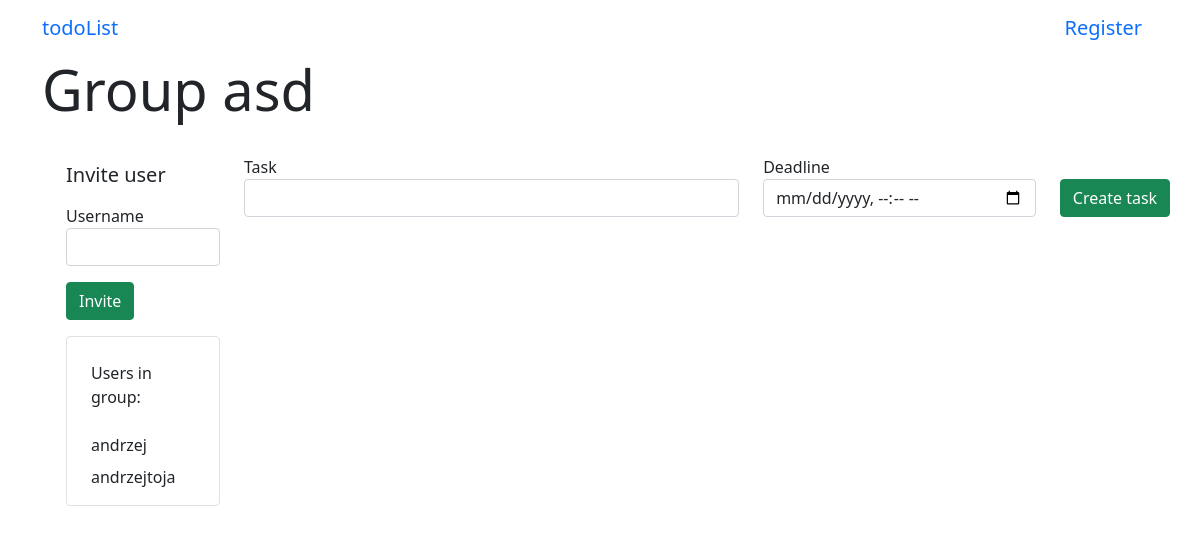
The page /group/2 on the database as committed earlier.
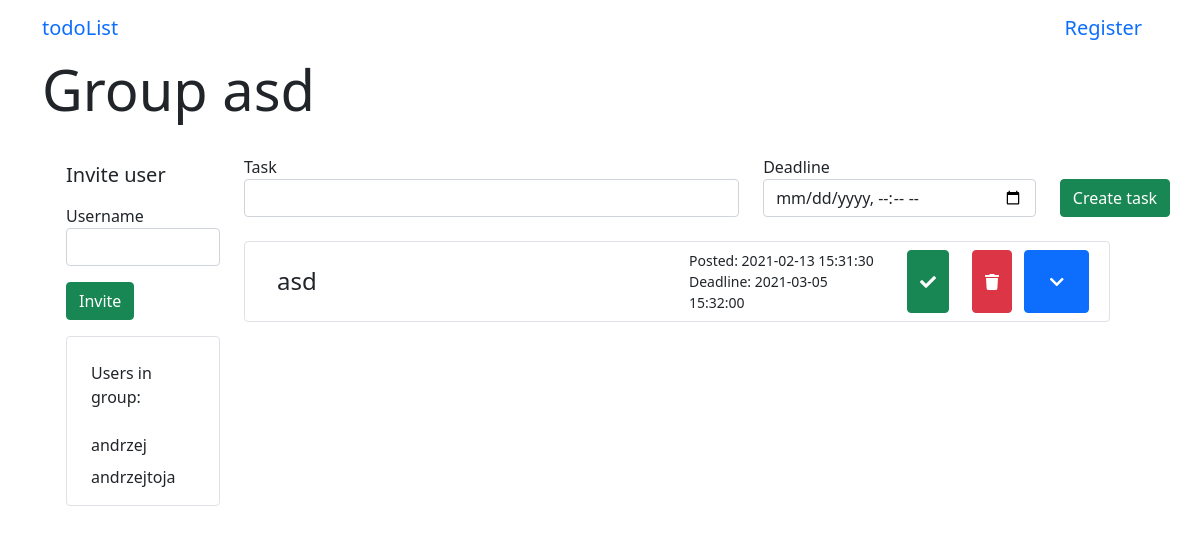
The same page on the database as committed later.
### app/models.py (models this page shows, shortened)
class Group(db.Model):
    id = db.Column(db.Integer, primary_key=True)
    name = db.Column(db.String(64))
    users = db.relationship(
        "User",
        secondary=group_table,
        back_populates="groups")
    tasks = db.relationship('Task', backref='group', lazy='dynamic')

class User(UserMixin, db.Model):
    id = db.Column(db.Integer, primary_key=True)
    username = db.Column(db.String(64), index=True, unique=True)
    email = db.Column(db.String(64), index=True, unique=True)
    password_hash = db.Column(db.String(128))
    tasks = db.relationship('Task', backref='author', lazy='dynamic')
    sent_messages = db.relationship('Message', backref="sender", lazy='dynamic', foreign_keys='Message.sender_id')
    messages = db.relationship('Message', backref="receiver", lazy='dynamic', foreign_keys='Message.receiver_id')
    authenticated = db.Column(db.Boolean, index=True, default=False)
    groups = db.relationship(
        'Group',
        secondary=group_table,
        back_populates="users")

class Task(db.Model):
    id = db.Column(db.Integer, primary_key=True)
    task = db.Column(db.String(140))
    timestamp = db.Column(db.DateTime, index=True, default=datetime.now())
    deadline = db.Column(db.DateTime, index=True)
    is_completed = db.Column(db.Boolean, default=False)
    description = db.Column(db.String(500), default="")
    subtasks = db.relationship('Subtask', backref='main_task', lazy='dynamic')
    user_id = db.Column(db.Integer, db.ForeignKey('user.id'))
    group_id = db.Column(db.Integer, db.ForeignKey('group.id'))

### app/routes.py (the view, shortened to what this page needs)
@login_required
@app.route('/group/<id>', methods=['GET', 'POST'])
def group(id):
    form = GroupInvititionsForm()
    task_form = TaskForm()
    group = Group.query.filter_by(id=id).first()
    tasks = group.tasks
    if task_form.submit1.data and task_form.validate_on_submit():
        task = Task(task=task_form.task.data, deadline=task_form.deadline.data, group=group)
        db.session.add(task)
        db.session.commit()
        tasks = group.tasks
        return redirect(url_for('group', id=id))
    return render_template('group.html', form=form, group=group, tasks=tasks, task_form=task_form)

### app/forms.py (shortened to what this page needs)
class GroupInvititionsForm(FlaskForm):
    name = StringField('Username', validators=[DataRequired()])
    submit = SubmitField('Invite')

class TaskForm(FlaskForm):
    task = StringField('Task', validators=[DataRequired()])
    deadline = DateTimeLocalField('Deadline', validators=[DataRequired()], format='%Y-%m-%dT%H:%M')
    submit1 = SubmitField('Create task')

### app/templates/group.html (shortened to what this page needs)
{% extends 'base.html' %}
{% block start %}Group {{ group.name }}{% endblock %}
{% block body %}
    <div class="container row">
        <div class="container col-2">
            <form action="" method="POST">
                <div class="mt-4">
                    <small class="h5">Invite user</small>
                    <p class="mt-3">
                        {{ form.name.label }}
                        {{ form.name(class_="form-control") }}
                    </p>
                    <p>
                        {{ form.submit(class_="btn btn-success") }}
                    </p>
                </div>
            </form>
            <div class="container border rounded mb-2">
                <div class="row mt-3">
                    <p class="mt-2">
                        Users in group:
                        {% for user in group.users %}
                            <div class="mt-2">
                                {{ user.username }}
                            </div>
                        {% endfor %}
                    </p>
                </div>
            </div>
        </div>
        <div class="container col-10 mt-3">
            <form action="" method="POST" class="add-task">
                <div class="row">
                    <p class="col-7">
                        {{ task_form.task.label }}
                        {{ task_form.task(class_="form-control") }}
                    </p>
                    <p class="col-4">
                        {{ task_form.deadline.label }}
                        {{ task_form.deadline(class_="form-control date-input", type="datetime-local") }}
                    </p>
                    <p class="col-1">
                        {{ task_form.submit1(class_="btn btn-success mt-4") }}
                    </p>
                </div>
            </form>
            <div class="tasks">
                <div class="accordion" id="acc">
                    {% for task in tasks %}
                        <div class="accordion-item p-2 mt-2 mb-2 border rounded">
                            <div class="accordion-header row" id={{ "task" + task.id|string }}>
                                <div class="col-6 h4 my-auto">
                                    {% if task.is_completed %}
                                        <s class="container">{{ task.task }}</s>
                                    {% else %}
                                        <div class="container">{{ task.task }}</div>
                                    {% endif %}
                                </div>
                                <div class="col-3 my-auto">
                                    <div class="date">
                                        Posted: {{ task.timestamp.strftime("%Y-%m-%d %H:%M:%S") }}
                                    </div>
                                    {% if task.deadline.timestamp() - task.timestamp.timestamp() < 0 %}
                                        <div class="date text-danger">
                                            Deadline: {{ task.deadline }}
                                        </div>
                                    {% else %}
                                        <div class="date" color="red">
                                            Deadline: {{ task.deadline }}
                                        </div>
                                    {% endif %}
                                </div>
                                <div class="col-3 row">
                                    <form class="col-4 form-temp" action={{ "/change_status/" + task.id|string }}>
                                        {% if task.is_completed %}
                                            <button type="submit" class="btn btn-warning form-item h-100"><i class="fas fa-times"></i></button>
                                        {% else %}
                                            <button type="submit" class="btn btn-success form-item h-100"><i class="fas fa-check"></i></button>
                                        {% endif %}
                                    </form>
                                    <form class="col-4 form-temp" action={{ "/delete/" + task.id|string }}>
                                        <button type="submit" class="btn btn-danger w-100 h-100 form-item"><i class="fas fa-trash"></i></button>
                                    </form>
                                    <button class="btn btn-primary col-4" type="button" data-toggle="collapse" data-target={{ "#collapse" + task.id|string }} aria-expanded="false" aria-controls={{ "collapse" + task.id|string }}>
                                        <i class="fas fa-chevron-down"></i>
                                    </button>
                                </div>
                            </div>
                        </div>
                    </div>
                {% endfor %}
            </div>
        </div>
    </div>
{% endblock %}

### app/templates/base.html (shortened to what this page needs)
<!DOCTYPE html>
<html lang="en">
<head>
    <link href="{{ url_for('static', filename='css/main.css') }}" rel="stylesheet">
    <link href="https://cdn.jsdelivr.net/npm/bootstrap@5.0.0-beta1/dist/css/bootstrap.min.css" rel="stylesheet">
    <link rel="stylesheet" href="https://cdnjs.cloudflare.com/ajax/libs/font-awesome/5.15.2/css/all.min.css" />
</head>
<body>
    <header class="site-header container">
        <nav class="navbar">
            <a class="navbar-brand" href="/menu">todoList</a>
            {% if current_user.is_authenticated %}
                <a class="navbar-brand" href="/groups">Groups</a>
                <a class="navbar-brand" href="/messages">Messages</a>
                <a class="navbar-brand" href="/logout">Logout</a>
            {% else %}
                <a class="navbar-brand" href="/register">Register</a>
            {% endif %}
        </nav>
    </header>
    <div class="container">
        <div class="page-header">
            <h1 class="display-4">{% block start %}{% endblock %}</h1>
        </div>
        {% block body %}{% endblock %}
    </div>
</body>
</html>

### app/static/css/main.css (style rules this page uses)
* { box-sizing: border-box }
body { font-family: 'Montserrat', sans-serif; overflow-y:scroll; }
.date { font-size: 14px; }
.form-temp { display: flex; flex-direction: row; }
.form-item { flex: 1; }
button { display: block; }

Rows that differ between the two databases and show on the page:
added Task: task "asd", timestamp "2021-02-13 15:31:30", deadline "2021-03-05 15:32:00", is_completed False (drawn)
